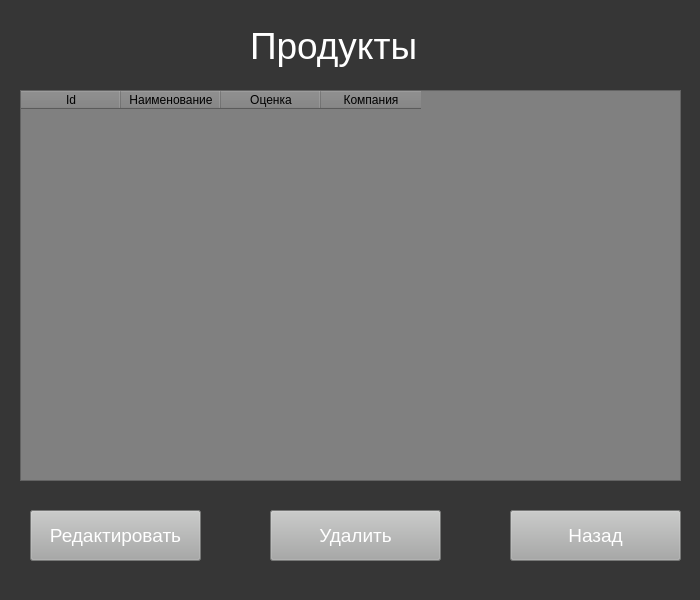
<?xml version="1.0" encoding="UTF-8"?>
<ui version="4.0">
 <class>Form</class>
 <widget class="QWidget" name="Form">
  <property name="geometry">
   <rect>
    <x>0</x>
    <y>0</y>
    <width>700</width>
    <height>600</height>
   </rect>
  </property>
  <property name="windowTitle">
   <string>Form</string>
  </property>
  <property name="styleSheet">
   <string notr="true">background-color: rgb(54,54,54)</string>
  </property>
  <widget class="QTableWidget" name="product_table">
   <property name="geometry">
    <rect>
     <x>20</x>
     <y>90</y>
     <width>661</width>
     <height>391</height>
    </rect>
   </property>
   <property name="styleSheet">
    <string notr="true">background-color: grey</string>
   </property>
   <property name="sortingEnabled">
    <bool>true</bool>
   </property>
   <column>
    <property name="text">
     <string>Id</string>
    </property>
   </column>
   <column>
    <property name="text">
     <string>Наименование</string>
    </property>
   </column>
   <column>
    <property name="text">
     <string>Оценка</string>
    </property>
   </column>
   <column>
    <property name="text">
     <string>Компания</string>
    </property>
   </column>
  </widget>
  <widget class="QLabel" name="label">
   <property name="geometry">
    <rect>
     <x>250</x>
     <y>10</y>
     <width>211</width>
     <height>71</height>
    </rect>
   </property>
   <property name="styleSheet">
    <string notr="true">color:rgb(255,255,255);
font-size:28pt</string>
   </property>
   <property name="text">
    <string>Продукты</string>
   </property>
  </widget>
  <widget class="QPushButton" name="edit_button">
   <property name="geometry">
    <rect>
     <x>30</x>
     <y>510</y>
     <width>171</width>
     <height>51</height>
    </rect>
   </property>
   <property name="styleSheet">
    <string notr="true">background-color:rgb(167,168,167);
font-size:14pt;
color:rgb(255,255,255)</string>
   </property>
   <property name="text">
    <string>Редактировать</string>
   </property>
  </widget>
  <widget class="QPushButton" name="delete_button">
   <property name="geometry">
    <rect>
     <x>270</x>
     <y>510</y>
     <width>171</width>
     <height>51</height>
    </rect>
   </property>
   <property name="styleSheet">
    <string notr="true">background-color:rgb(167,168,167);
font-size:14pt;
color:rgb(255,255,255)</string>
   </property>
   <property name="text">
    <string>Удалить</string>
   </property>
  </widget>
  <widget class="QPushButton" name="exit">
   <property name="geometry">
    <rect>
     <x>510</x>
     <y>510</y>
     <width>171</width>
     <height>51</height>
    </rect>
   </property>
   <property name="styleSheet">
    <string notr="true">background-color:rgb(167,168,167);
font-size:14pt;
color:rgb(255,255,255)</string>
   </property>
   <property name="text">
    <string>Назад</string>
   </property>
  </widget>
 </widget>
 <resources/>
 <connections/>
</ui>
